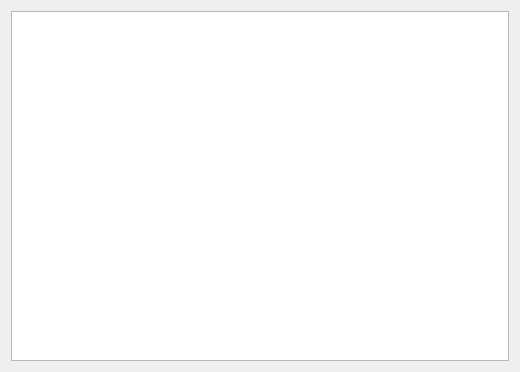
<?xml version="1.0" encoding="UTF-8"?>
<ui version="4.0">
 <class>Dialog</class>
 <widget class="QDialog" name="Dialog">
  <property name="geometry">
   <rect>
    <x>0</x>
    <y>0</y>
    <width>520</width>
    <height>372</height>
   </rect>
  </property>
  <property name="windowTitle">
   <string>Informação</string>
  </property>
  <layout class="QHBoxLayout" name="horizontalLayout">
   <item>
    <widget class="QTextEdit" name="tdt_informacao">
     <property name="readOnly">
      <bool>true</bool>
     </property>
    </widget>
   </item>
  </layout>
 </widget>
 <resources/>
 <connections/>
</ui>
